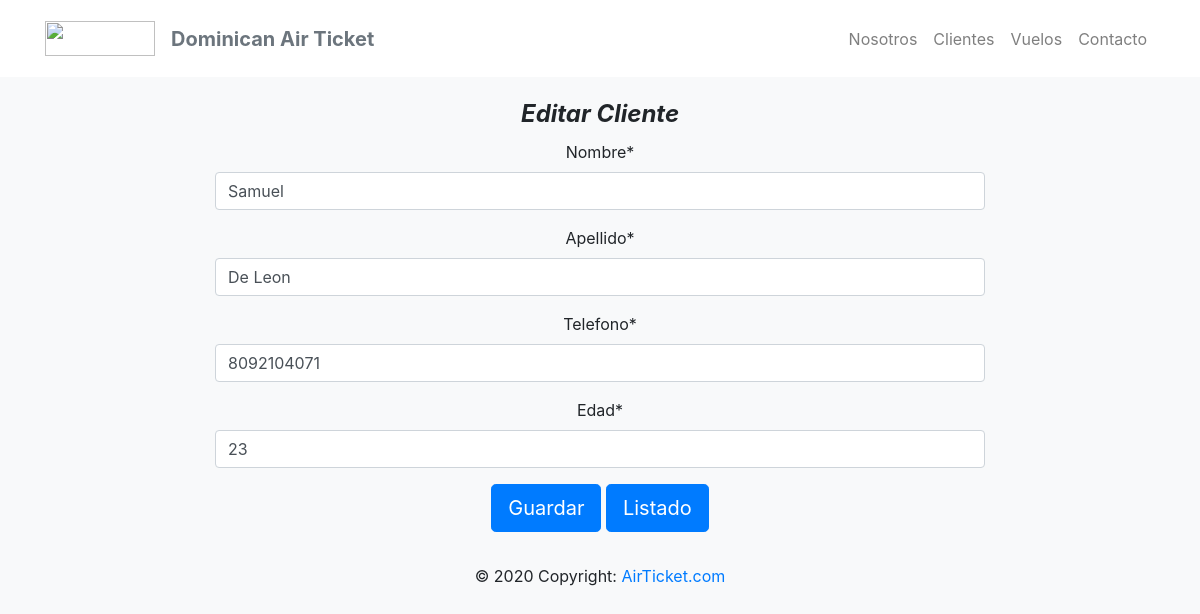
Page /reservar/clientes/edit/1 on the committed database.
### registro/models.py (models this page shows, shortened)
class Cliente(models.Model):
    nombre = models.CharField(
        max_length=50,
        validators= [MinLengthValidator(2, "Debe introducir dos caracteres")]
    )
    apellido = models.CharField(max_length=50
    )
    telefono = models.IntegerField(default=0)
    edad = models.IntegerField(default=0)

### registro/views.py (the view)
# urls.py: path('reservar/clientes/edit/<int:id_cliente>', views.clientes_edit, name='clientes_edit'),
def clientes_edit(request, id_cliente):
    client = Cliente.objects.filter(id=id_cliente).first()
    form = form_cliente(instance=client)
    return render(request, 'clientes_edit.html', {'form':form, 'cliente':client})

### registro/forms.py
class form_cliente(forms.ModelForm):
    class Meta:
        model = Cliente
        fields = [
            "nombre",
            "apellido",
            "telefono",
            "edad",
        ]
        labels = {
            "nombre":"Nombre",
            "apellido":"Apellido",
            "telefono":"Telefono",
            "edad":"Edad",
        }
        widgets = {
            "nombre": forms.TextInput(attrs={"class":"form-control"}),
            "apellido": forms.TextInput(attrs={"class":"form-control"}),
            "telefono": forms.TextInput(attrs={"class":"form-control"}),
            "edad": forms.NumberInput(attrs={"class":"form-control"}),
        }

### registro/templates/clientes_edit.html (shortened to what this page needs)
{% extends 'base.html' %}
{% load crispy_forms_tags %}
{% block cont  %}
        <br>
        <form class="form-horizontal" action = "{% url 'clientes_update' cliente.id %}" method = "POST">
            <strong><legend class="text-center header font-italic">Editar Cliente</legend></strong>
            <center>
            <div class="form-group ">
                <div class="col-md-8">
                {{ form|crispy }}
                </div>
            </div>
            <div class="form-group">
                <div class="col-md-12">
                <button type="submit" class="btn btn-primary btn-lg">Guardar</button>
                <a class="btn btn-primary btn-lg" href="{% url 'clientes_view' %}">Listado</a>
                </div>
            </div>
            </center>
        </form>
{% endblock  %}

### rows in the picture
Cliente: nombre "Samuel", apellido "De Leon", telefono "8092104071", edad "23"
